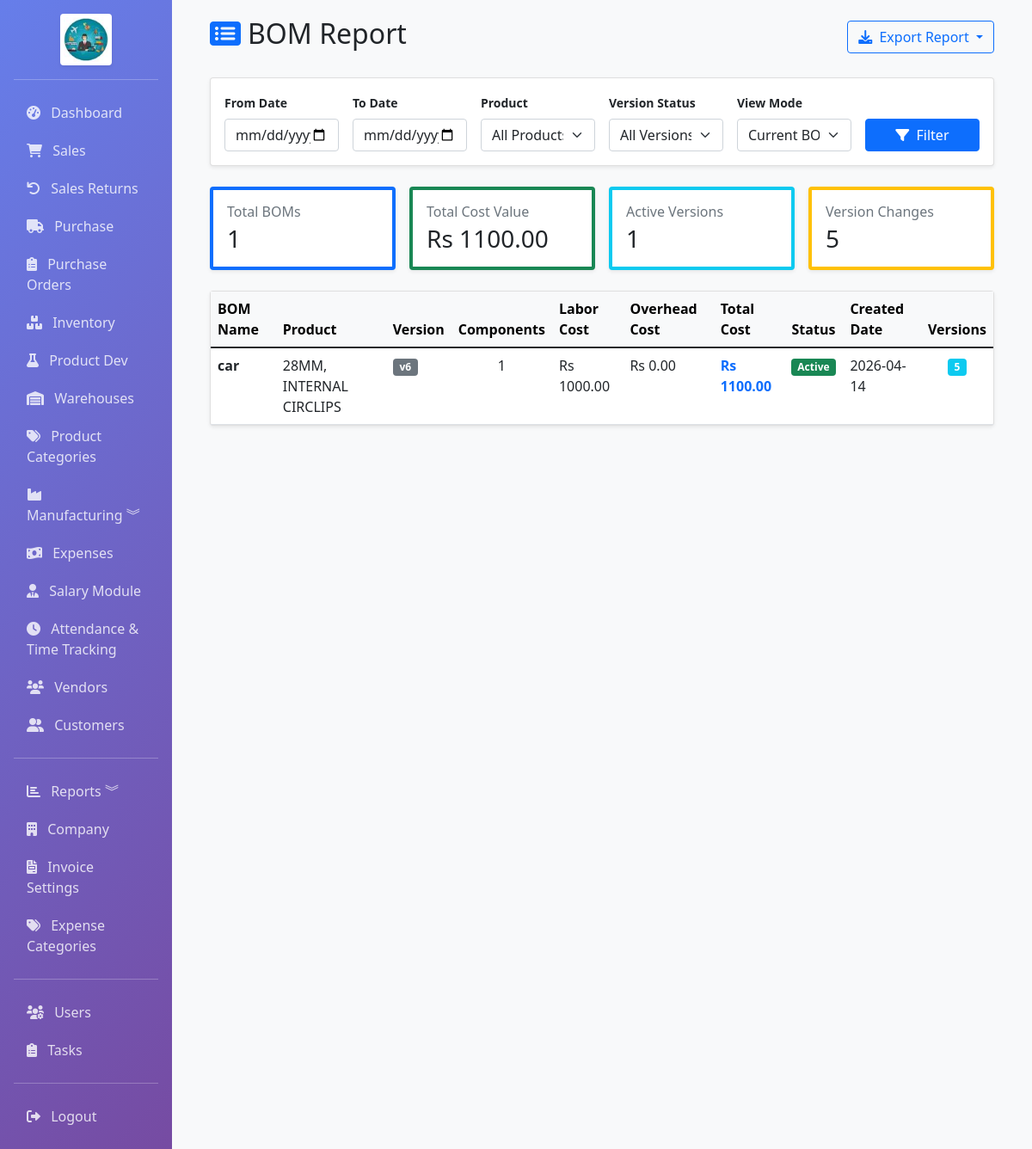
The page /reports/bom-report (signed in) on the database its author committed.
### app/models.py (models this page shows, shortened)
class BOM(db.Model):
    __tablename__ = 'boms'
    id = db.Column(db.Integer, primary_key=True)
    name = db.Column(db.String(100), nullable=False)
    product_id = db.Column(db.Integer, db.ForeignKey('products.id'), nullable=False, index=True)
    version = db.Column(db.String(10), default='v1')  # Current version: v1, v2, v3, etc
    labor_cost = db.Column(db.Float, default=0)
    overhead_cost = db.Column(db.Float, default=0)
    total_cost = db.Column(db.Float, default=0)
    is_active = db.Column(db.Boolean, default=True)  # Only latest version is active
    created_at = db.Column(db.DateTime, default=datetime.utcnow)
    updated_at = db.Column(db.DateTime, default=datetime.utcnow, onupdate=datetime.utcnow)
    product = db.relationship('Product', backref='boms', lazy=True)
    items = db.relationship('BOMItem', backref='bom', lazy=True, cascade='all, delete-orphan')

class Product(db.Model):
    __tablename__ = 'products'
    id = db.Column(db.Integer, primary_key=True)
    name = db.Column(db.String(100), nullable=False, index=True)
    sku = db.Column(db.String(50), unique=True, nullable=False, index=True)
    barcode = db.Column(db.String(50), index=True)
    description = db.Column(db.Text)
    category_id = db.Column(db.Integer, db.ForeignKey('product_categories.id'), nullable=True, index=True)
    category = db.relationship('ProductCategory', backref='products', lazy=True)
    category_name = db.Column(db.String(50), index=True)
    brand = db.Column(db.String(50))
    unit = db.Column(db.String(20), default='pcs')  # pcs, kg, meter, etc.
    unit_price = db.Column(db.Float, nullable=False, default=0)
    cost_price = db.Column(db.Float, nullable=False, default=0)
    quantity = db.Column(db.Float, default=0)
    reorder_level = db.Column(db.Float, default=0)
    min_quantity = db.Column(db.Float, default=0)
    max_quantity = db.Column(db.Float, default=0)
    location = db.Column(db.String(100))
    weight = db.Column(db.Float, default=0)
    image_path = db.Column(db.String(255))  # Path to product image
    is_active = db.Column(db.Boolean, default=True)
    is_manufactured = db.Column(db.Boolean, default=False)
    finished_good_price = db.Column(db.Float, nullable=True)
    warehouse_id = db.Column(db.Integer, db.ForeignKey('warehouses.id'), nullable=True, index=True)
    created_at = db.Column(db.DateTime, default=datetime.utcnow)
    updated_at = db.Column(db.DateTime, default=datetime.utcnow, onupdate=datetime.utcnow)
    warehouse = db.relationship('Warehouse', backref='products', lazy=True)
    sale_items = db.relationship('SaleItem', backref='product', lazy=True)
    purchase_items = db.relationship('PurchaseItem', backref='product', lazy=True)

### app/routes/reports.py (the view)
@bp.route('/bom-report')
@login_required
def bom_report():
    start_date = request.args.get('start_date')
    end_date = request.args.get('end_date')
    product_id = request.args.get('product_id')
    version_filter = request.args.get('version', 'all')
    view_mode = request.args.get('view_mode', 'boms')
    query = BOM.query
    if start_date:
        query = query.filter(BOM.created_at >= datetime.strptime(start_date, '%Y-%m-%d'))
    if end_date:
        query = query.filter(BOM.created_at <= datetime.strptime(end_date, '%Y-%m-%d').replace(hour=23, minute=59, second=59))
    if product_id and product_id != 'all':
        query = query.filter(BOM.product_id == int(product_id))
    if version_filter != 'all':
        if version_filter == 'active':
            query = query.filter(BOM.is_active == True)
        else:
            query = query.filter(BOM.is_active == False)
    boms = query.order_by(BOM.created_at.desc()).all()
    bom_ids = [b.id for b in boms]
    all_versions = []
    if bom_ids:
        version_query = BOMVersion.query.filter(BOMVersion.bom_id.in_(bom_ids))
        if start_date:
            version_query = version_query.filter(BOMVersion.created_at >= datetime.strptime(start_date, '%Y-%m-%d'))
        if end_date:
            version_query = version_query.filter(BOMVersion.created_at <= datetime.strptime(end_date, '%Y-%m-%d').replace(hour=23, minute=59, second=59))
        all_versions = version_query.order_by(BOMVersion.created_at.desc()).all()
    total_count = len(boms)
    total_cost = sum(b.total_cost for b in boms)
    total_versions = len(all_versions)
    products = Product.query.order_by(Product.name).all()
    return render_template('reports/bom_report.html',
                         boms=boms,
                         all_versions=all_versions,
                         total_count=total_count,
                         total_cost=total_cost,
                         total_versions=total_versions,
                         start_date=start_date,
                         end_date=end_date,
                         products=products,
                         current_product_id=product_id,
                         version_filter=version_filter,
                         view_mode=view_mode)

### app/models.py (called while the page is built)
    @property
    def is_admin(self):
        return self.role == 'admin'

### app/templates/reports/bom_report.html (shortened to what this page needs)
{% extends "base.html" %}
{% block content %}
<div class="container-fluid">
    <div class="d-flex justify-content-between align-items-center mb-4">
        <h2><i class="fas fa-list-alt text-primary me-2"></i>BOM Report</h2>
        <div class="btn-group">
            <button type="button" class="btn btn-outline-primary dropdown-toggle" data-bs-toggle="dropdown">
                <i class="fas fa-download me-1"></i> Export Report
            </button>
        </div>
    </div>
    <div class="card shadow-sm mb-4">
        <div class="card-body">
            <form method="GET" class="row g-3 align-items-end">
                <div class="col-md-2">
                    <label class="form-label small fw-bold">From Date</label>
                    <input type="date" name="start_date" class="form-control" value="{{ start_date }}">
                </div>
                <div class="col-md-2">
                    <label class="form-label small fw-bold">To Date</label>
                    <input type="date" name="end_date" class="form-control" value="{{ end_date }}">
                </div>
                <div class="col-md-2">
                    <label class="form-label small fw-bold">Product</label>
                    <select name="product_id" class="form-select">
                        <option value="all">All Products</option>
                    </select>
                </div>
                <div class="col-md-2">
                    <label class="form-label small fw-bold">Version Status</label>
                    <select name="version" class="form-select">
                        <option value="all" {% if version_filter == 'all' %}selected{% endif %}>All Versions</option>
                    </select>
                </div>
                <div class="col-md-2">
                    <label class="form-label small fw-bold">View Mode</label>
                    <select name="view_mode" class="form-select">
                        <option value="boms" {% if view_mode == 'boms' %}selected{% endif %}>Current BOMs</option>
                    </select>
                </div>
                <div class="col-md-2">
                    <button type="submit" class="btn btn-primary w-100">
                        <i class="fas fa-filter me-1"></i> Filter
                    </button>
                </div>
            </form>
        </div>
    </div>
    <div class="row g-3 mb-4">
        <div class="col-md-3">
            <div class="card shadow-sm border-start border-primary border-4">
                <div class="card-body">
                    <h6 class="text-muted mb-1">Total BOMs</h6>
                    <h3 class="mb-0">{{ total_count }}</h3>
                </div>
            </div>
        </div>
        <div class="col-md-3">
            <div class="card shadow-sm border-start border-success border-4">
                <div class="card-body">
                    <h6 class="text-muted mb-1">Total Cost Value</h6>
                    <h3 class="mb-0">Rs {{ "%.2f"|format(total_cost) }}</h3>
                </div>
            </div>
        </div>
        <div class="col-md-3">
            <div class="card shadow-sm border-start border-info border-4">
                <div class="card-body">
                    <h6 class="text-muted mb-1">Active Versions</h6>
                    <h3 class="mb-0">{{ boms|selectattr('is_active')|list|length }}</h3>
                </div>
            </div>
        </div>
        <div class="col-md-3">
            <div class="card shadow-sm border-start border-warning border-4">
                <div class="card-body">
                    <h6 class="text-muted mb-1">Version Changes</h6>
                    <h3 class="mb-0">{{ total_versions }}</h3>
                </div>
            </div>
        </div>
    </div>
    {% if view_mode == 'versions' %}
    <div class="card shadow-sm">
        <div class="card-header bg-warning bg-opacity-10">
            <h5 class="mb-0"><i class="fas fa-history me-2"></i>BOM Version History</h5>
        </div>
        <div class="card-body p-0">
            <div class="table-responsive">
                <table class="table table-hover mb-0">
                    <thead class="table-light">
                        <tr>
                            <th>BOM Name</th>
                            <th>Product</th>
                            <th>Version</th>
                            <th>Labor Cost</th>
                            <th>Overhead Cost</th>
                            <th>Total Cost</th>
                            <th>Change Reason</th>
                            <th>Change Type</th>
                            <th>Previous Ver.</th>
                            <th>Created Date</th>
                        </tr>
                    </thead>
                    <tbody>
                        {% for v in all_versions %}
                        <tr>
                            <td><span class="fw-bold">{{ v.bom.name }}</span></td>
                            <td>{{ v.bom.product.name }}</td>
                            <td><span class="badge bg-primary">{{ v.version_number }}</span></td>
                            <td>Rs {{ "%.2f"|format(v.labor_cost) }}</td>
                            <td>Rs {{ "%.2f"|format(v.overhead_cost) }}</td>
                            <td><span class="text-primary fw-bold">Rs {{ "%.2f"|format(v.total_cost) }}</span></td>
                            <td><small>{{ v.change_reason or 'N/A' }}</small></td>
                            <td>
                                {% if v.change_type == 'component_cost' %}
                                <span class="badge bg-info">Component Cost</span>
                                {% elif v.change_type == 'overhead_added' %}
                                <span class="badge bg-warning">Overhead Change</span>
                                {% elif v.change_type == 'manual' %}
                                <span class="badge bg-secondary">Manual</span>
                                {% else %}
                                <span class="badge bg-light text-dark">{{ v.change_type or 'N/A' }}</span>
                                {% endif %}
                            </td>
                            <td>{{ v.previous_version or 'v1' }}</td>
                            <td>{{ v.created_at.strftime('%Y-%m-%d %H:%M') if v.created_at else 'N/A' }}</td>
                        </tr>
                        {% endfor %}
                        {% if not all_versions %}
                        <tr>
                            <td colspan="10" class="text-center py-5 text-muted">
                                <i class="fas fa-history mb-3 d-block fa-2x"></i>
                                No version history found for the selected criteria.
                            </td>
                        </tr>
                        {% endif %}
                    </tbody>
                </table>
            </div>
        </div>
    </div>
    {% else %}
    <div class="card shadow-sm">
        <div class="card-body p-0">
            <div class="table-responsive">
                <table class="table table-hover mb-0">
                    <thead class="table-light">
                        <tr>
                            <th>BOM Name</th>
                            <th>Product</th>
                            <th>Version</th>
                            <th class="text-center">Components</th>
                            <th>Labor Cost</th>
                            <th>Overhead Cost</th>
                            <th>Total Cost</th>
                            <th class="text-center">Status</th>
                            <th>Created Date</th>
                            <th class="text-center">Versions</th>
                        </tr>
                    </thead>
                    <tbody>
                        {% for b in boms %}
                        <tr>
                            <td><span class="fw-bold">{{ b.name }}</span></td>
                            <td>{{ b.product.name }}</td>
                            <td><span class="badge bg-secondary">{{ b.version }}</span></td>
                            <td class="text-center">{{ b.items|length }}</td>
                            <td>Rs {{ "%.2f"|format(b.labor_cost) }}</td>
                            <td>Rs {{ "%.2f"|format(b.overhead_cost) }}</td>
                            <td><span class="text-primary fw-bold">Rs {{ "%.2f"|format(b.total_cost) }}</span></td>
                            <td class="text-center">
                                {% if b.is_active %}
                                <span class="badge bg-success">Active</span>
                                {% else %}
                                <span class="badge bg-secondary">Inactive</span>
                                {% endif %}
                            </td>
                            <td>{{ b.created_at.strftime('%Y-%m-%d') if b.created_at else 'N/A' }}</td>
                            <td class="text-center">
                                {% set version_count = all_versions|selectattr('bom_id', 'equalto', b.id)|list|length %}
                                <span class="badge bg-info">{{ version_count }}</span>
                            </td>
                        </tr>
                        {% endfor %}
                    </tbody>
                </table>
            </div>
        </div>
    </div>
    {% endif %}
</div>
{% endblock %}

### rows shown on the page
BOM: name "car", product.name "28MM, INTERNAL CIRCLIPS", version "v6", items|length "1", labor_cost "1000.00", overhead_cost "0.00", total_cost "1100.00", is_active "Active", created_at "2026-04-14", version_count "5"

### other values the page prints
{{ total_count }} "1"
{{ "%.2f"|format(total_cost) }} "1100.00"
{{ boms|selectattr('is_active')|list|length }} "1"
{{ total_versions }} "5"
